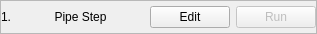
<?xml version="1.0" encoding="UTF-8"?>
<ui version="4.0">
 <class>Form</class>
 <widget class="QWidget" name="Form">
  <property name="geometry">
   <rect>
    <x>0</x>
    <y>0</y>
    <width>317</width>
    <height>34</height>
   </rect>
  </property>
  <property name="windowTitle">
   <string>Form</string>
  </property>
  <layout class="QVBoxLayout" name="verticalLayout">
   <property name="leftMargin">
    <number>0</number>
   </property>
   <property name="topMargin">
    <number>0</number>
   </property>
   <property name="rightMargin">
    <number>0</number>
   </property>
   <property name="bottomMargin">
    <number>0</number>
   </property>
   <item>
    <widget class="QFrame" name="pipeStepFrame">
     <property name="frameShape">
      <enum>QFrame::StyledPanel</enum>
     </property>
     <property name="frameShadow">
      <enum>QFrame::Plain</enum>
     </property>
     <layout class="QHBoxLayout" name="horizontalLayout">
      <property name="leftMargin">
       <number>0</number>
      </property>
      <property name="topMargin">
       <number>0</number>
      </property>
      <property name="rightMargin">
       <number>0</number>
      </property>
      <property name="bottomMargin">
       <number>0</number>
      </property>
      <item>
       <widget class="QLabel" name="indexLabel">
        <property name="text">
         <string>1.</string>
        </property>
       </widget>
      </item>
      <item>
       <widget class="QLabel" name="pipeStepLabel">
        <property name="sizePolicy">
         <sizepolicy hsizetype="Preferred" vsizetype="Preferred">
          <horstretch>1</horstretch>
          <verstretch>0</verstretch>
         </sizepolicy>
        </property>
        <property name="text">
         <string>Pipe Step</string>
        </property>
        <property name="alignment">
         <set>Qt::AlignCenter</set>
        </property>
       </widget>
      </item>
      <item>
       <widget class="QPushButton" name="editButton">
        <property name="sizePolicy">
         <sizepolicy hsizetype="Fixed" vsizetype="Fixed">
          <horstretch>0</horstretch>
          <verstretch>0</verstretch>
         </sizepolicy>
        </property>
        <property name="text">
         <string>Edit</string>
        </property>
       </widget>
      </item>
      <item>
       <widget class="QPushButton" name="runButton">
        <property name="enabled">
         <bool>false</bool>
        </property>
        <property name="text">
         <string>Run</string>
        </property>
       </widget>
      </item>
     </layout>
    </widget>
   </item>
  </layout>
 </widget>
 <resources/>
 <connections/>
</ui>
